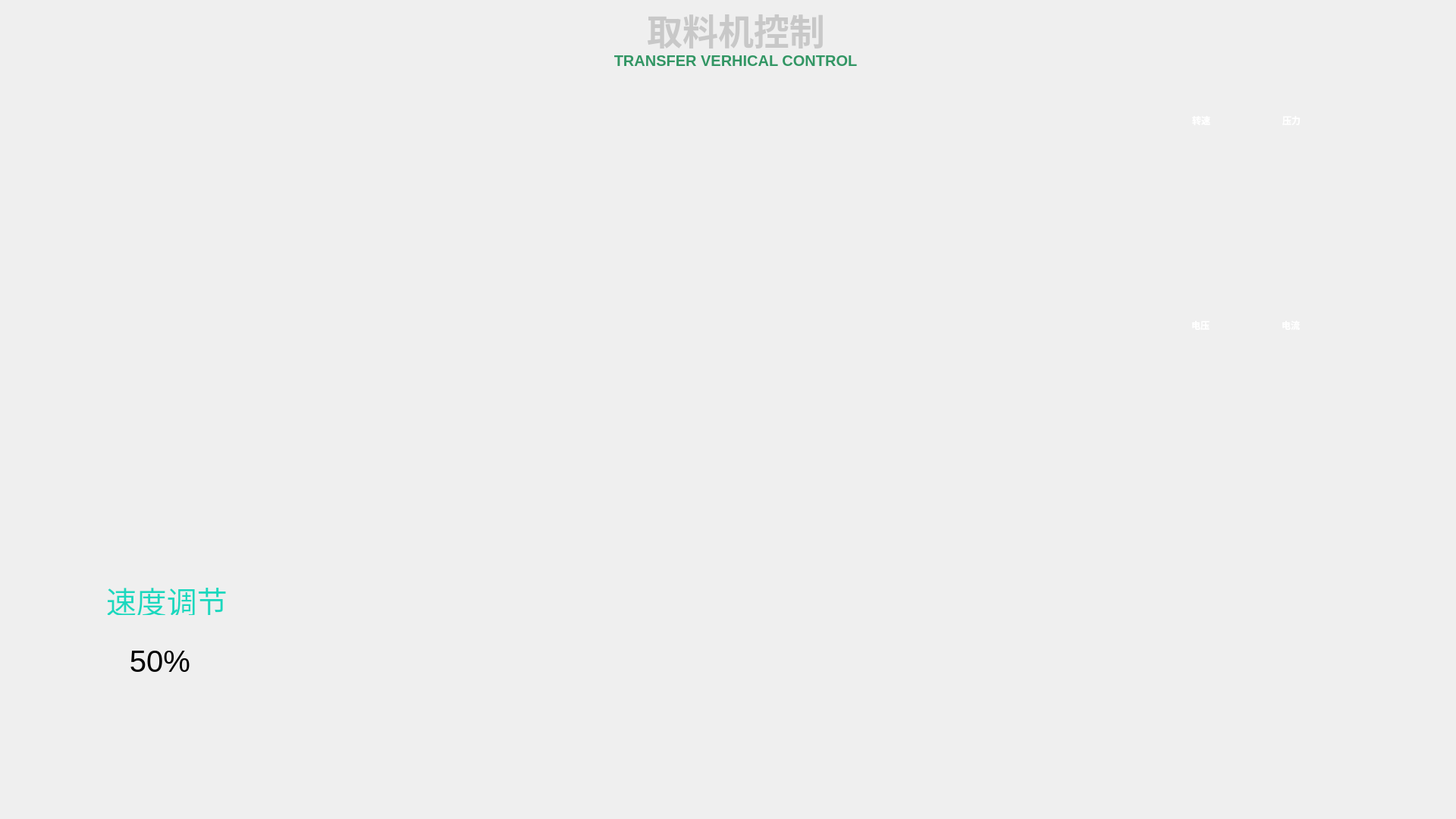
<?xml version="1.0" encoding="UTF-8"?>
<ui version="4.0">
 <class>Yhcc</class>
 <widget class="QDialog" name="Yhcc">
  <property name="geometry">
   <rect>
    <x>0</x>
    <y>0</y>
    <width>1920</width>
    <height>1080</height>
   </rect>
  </property>
  <property name="windowTitle">
   <string>Dialog</string>
  </property>
  <property name="styleSheet">
   <string notr="true">background-image: url(:/pic/翻抛系统背景_2.jpg);</string>
  </property>
  <property name="sizeGripEnabled">
   <bool>false</bool>
  </property>
  <widget class="QPushButton" name="yhcExitButton">
   <property name="geometry">
    <rect>
     <x>1732</x>
     <y>20</y>
     <width>130</width>
     <height>62</height>
    </rect>
   </property>
   <property name="text">
    <string/>
   </property>
   <property name="flat">
    <bool>true</bool>
   </property>
  </widget>
  <widget class="yhcDial" name="widget" native="true">
   <property name="geometry">
    <rect>
     <x>391</x>
     <y>746</y>
     <width>230</width>
     <height>230</height>
    </rect>
   </property>
   <property name="autoFillBackground">
    <bool>false</bool>
   </property>
   <property name="styleSheet">
    <string notr="true">background: transparent; </string>
   </property>
  </widget>
  <widget class="QPushButton" name="speedDownButton">
   <property name="geometry">
    <rect>
     <x>80</x>
     <y>841</y>
     <width>70</width>
     <height>62</height>
    </rect>
   </property>
   <property name="text">
    <string/>
   </property>
   <property name="flat">
    <bool>true</bool>
   </property>
  </widget>
  <widget class="QLabel" name="speedLabel">
   <property name="geometry">
    <rect>
     <x>149</x>
     <y>841</y>
     <width>124</width>
     <height>62</height>
    </rect>
   </property>
   <property name="font">
    <font>
     <pointsize>30</pointsize>
    </font>
   </property>
   <property name="styleSheet">
    <string notr="true"/>
   </property>
   <property name="text">
    <string>50%</string>
   </property>
   <property name="alignment">
    <set>Qt::AlignCenter</set>
   </property>
  </widget>
  <widget class="QPushButton" name="speedUpButton">
   <property name="geometry">
    <rect>
     <x>272</x>
     <y>840</y>
     <width>70</width>
     <height>64</height>
    </rect>
   </property>
   <property name="text">
    <string/>
   </property>
   <property name="flat">
    <bool>true</bool>
   </property>
  </widget>
  <widget class="QLabel" name="label">
   <property name="geometry">
    <rect>
     <x>140</x>
     <y>771</y>
     <width>161</width>
     <height>40</height>
    </rect>
   </property>
   <property name="font">
    <font>
     <pointsize>30</pointsize>
    </font>
   </property>
   <property name="styleSheet">
    <string notr="true">color: rgb(26, 216, 191);</string>
   </property>
   <property name="text">
    <string>速度调节</string>
   </property>
  </widget>
  <widget class="yhcWatchs" name="yhcWatchsWidget" native="true">
   <property name="geometry">
    <rect>
     <x>684</x>
     <y>140</y>
     <width>702</width>
     <height>538</height>
    </rect>
   </property>
   <property name="styleSheet">
    <string notr="true">background: transparent; </string>
   </property>
  </widget>
  <widget class="ZsylChart" name="ylzsChartWidget" native="true">
   <property name="geometry">
    <rect>
     <x>1420</x>
     <y>190</y>
     <width>440</width>
     <height>200</height>
    </rect>
   </property>
   <property name="styleSheet">
    <string notr="true">background: transparent; </string>
   </property>
  </widget>
  <widget class="ZsylChart" name="dydlChartWidget" native="true">
   <property name="geometry">
    <rect>
     <x>1420</x>
     <y>460</y>
     <width>440</width>
     <height>190</height>
    </rect>
   </property>
   <property name="styleSheet">
    <string notr="true">background: transparent; </string>
   </property>
  </widget>
  <widget class="QLabel" name="label_3">
   <property name="geometry">
    <rect>
     <x>1541</x>
     <y>424</y>
     <width>21</width>
     <height>11</height>
    </rect>
   </property>
   <property name="styleSheet">
    <string notr="true">background-image: url(:/pic/形状5.png);</string>
   </property>
   <property name="text">
    <string/>
   </property>
  </widget>
  <widget class="QLabel" name="label_4">
   <property name="geometry">
    <rect>
     <x>1661</x>
     <y>424</y>
     <width>21</width>
     <height>11</height>
    </rect>
   </property>
   <property name="styleSheet">
    <string notr="true">background-image: url(:/pic/形状-4.png);</string>
   </property>
   <property name="text">
    <string/>
   </property>
  </widget>
  <widget class="QLabel" name="label_5">
   <property name="geometry">
    <rect>
     <x>1571</x>
     <y>420</y>
     <width>31</width>
     <height>17</height>
    </rect>
   </property>
   <property name="font">
    <font>
     <weight>75</weight>
     <bold>true</bold>
    </font>
   </property>
   <property name="styleSheet">
    <string notr="true">color: rgb(255, 255, 255);</string>
   </property>
   <property name="text">
    <string>电压</string>
   </property>
  </widget>
  <widget class="QLabel" name="label_6">
   <property name="geometry">
    <rect>
     <x>1690</x>
     <y>420</y>
     <width>31</width>
     <height>17</height>
    </rect>
   </property>
   <property name="font">
    <font>
     <weight>75</weight>
     <bold>true</bold>
    </font>
   </property>
   <property name="styleSheet">
    <string notr="true">color: rgb(255, 255, 255);</string>
   </property>
   <property name="text">
    <string>电流</string>
   </property>
  </widget>
  <widget class="QLabel" name="label_7">
   <property name="geometry">
    <rect>
     <x>1542</x>
     <y>154</y>
     <width>21</width>
     <height>11</height>
    </rect>
   </property>
   <property name="styleSheet">
    <string notr="true">background-image: url(:/pic/形状-1-拷贝.png);</string>
   </property>
   <property name="text">
    <string/>
   </property>
  </widget>
  <widget class="QLabel" name="label_8">
   <property name="geometry">
    <rect>
     <x>1662</x>
     <y>154</y>
     <width>21</width>
     <height>11</height>
    </rect>
   </property>
   <property name="styleSheet">
    <string notr="true">background-image: url(:/pic/形状-1-拷贝-2.png);</string>
   </property>
   <property name="text">
    <string/>
   </property>
  </widget>
  <widget class="QLabel" name="label_9">
   <property name="geometry">
    <rect>
     <x>1691</x>
     <y>150</y>
     <width>31</width>
     <height>17</height>
    </rect>
   </property>
   <property name="font">
    <font>
     <weight>75</weight>
     <bold>true</bold>
    </font>
   </property>
   <property name="styleSheet">
    <string notr="true">color: rgb(255, 255, 255);</string>
   </property>
   <property name="text">
    <string>压力</string>
   </property>
  </widget>
  <widget class="QLabel" name="label_10">
   <property name="geometry">
    <rect>
     <x>1572</x>
     <y>150</y>
     <width>31</width>
     <height>17</height>
    </rect>
   </property>
   <property name="font">
    <font>
     <weight>75</weight>
     <bold>true</bold>
    </font>
   </property>
   <property name="styleSheet">
    <string notr="true">color: rgb(255, 255, 255);</string>
   </property>
   <property name="text">
    <string>转速</string>
   </property>
  </widget>
  <widget class="QLabel" name="wlanLabel">
   <property name="geometry">
    <rect>
     <x>1570</x>
     <y>40</y>
     <width>32</width>
     <height>29</height>
    </rect>
   </property>
   <property name="styleSheet">
    <string notr="true">background: transparent;
background-position:center;
background-repeat:no-repeat;
background-image: url(:/pic/no_wifi.png);</string>
   </property>
   <property name="text">
    <string/>
   </property>
  </widget>
  <widget class="QLabel" name="titleLabel">
   <property name="geometry">
    <rect>
     <x>830</x>
     <y>13</y>
     <width>281</width>
     <height>51</height>
    </rect>
   </property>
   <property name="font">
    <font>
     <family>Ubuntu</family>
     <pointsize>35</pointsize>
     <weight>75</weight>
     <bold>true</bold>
     <strikeout>false</strikeout>
    </font>
   </property>
   <property name="styleSheet">
    <string notr="true">background: transparent;
color:rgb(200, 200, 200);</string>
   </property>
   <property name="frameShape">
    <enum>QFrame::NoFrame</enum>
   </property>
   <property name="text">
    <string>取料机控制</string>
   </property>
   <property name="textFormat">
    <enum>Qt::PlainText</enum>
   </property>
   <property name="scaledContents">
    <bool>false</bool>
   </property>
   <property name="alignment">
    <set>Qt::AlignCenter</set>
   </property>
   <property name="wordWrap">
    <bool>false</bool>
   </property>
   <property name="indent">
    <number>10</number>
   </property>
  </widget>
  <widget class="QLabel" name="label_11">
   <property name="geometry">
    <rect>
     <x>810</x>
     <y>70</y>
     <width>320</width>
     <height>20</height>
    </rect>
   </property>
   <property name="font">
    <font>
     <pointsize>15</pointsize>
     <weight>75</weight>
     <bold>true</bold>
    </font>
   </property>
   <property name="styleSheet">
    <string notr="true">background:transparent;
color: rgb(50, 150, 100);</string>
   </property>
   <property name="text">
    <string>TRANSFER VERHICAL CONTROL</string>
   </property>
   <property name="alignment">
    <set>Qt::AlignCenter</set>
   </property>
  </widget>
  <widget class="QPushButton" name="alertButton">
   <property name="geometry">
    <rect>
     <x>1533</x>
     <y>766</y>
     <width>238</width>
     <height>61</height>
    </rect>
   </property>
   <property name="styleSheet">
    <string notr="true">background: transparent;
background-image: url(:/pic/报警信息-拷贝.png);</string>
   </property>
   <property name="text">
    <string/>
   </property>
   <property name="flat">
    <bool>true</bool>
   </property>
  </widget>
  <widget class="QPushButton" name="historyButton">
   <property name="geometry">
    <rect>
     <x>1533</x>
     <y>855</y>
     <width>238</width>
     <height>61</height>
    </rect>
   </property>
   <property name="styleSheet">
    <string notr="true">background: transparent;
background-image: url(:/pic/历史记录-拷贝.png);</string>
   </property>
   <property name="text">
    <string/>
   </property>
   <property name="flat">
    <bool>true</bool>
   </property>
  </widget>
  <widget class="QPushButton" name="assistButton">
   <property name="geometry">
    <rect>
     <x>1533</x>
     <y>942</y>
     <width>238</width>
     <height>61</height>
    </rect>
   </property>
   <property name="styleSheet">
    <string notr="true">background: transparent;
background-image: url(:/pic/辅助设备-拷贝.png);</string>
   </property>
   <property name="text">
    <string/>
   </property>
   <property name="flat">
    <bool>true</bool>
   </property>
  </widget>
  <widget class="QLabel" name="test_label">
   <property name="geometry">
    <rect>
     <x>60</x>
     <y>0</y>
     <width>200</width>
     <height>62</height>
    </rect>
   </property>
   <property name="font">
    <font>
     <pointsize>20</pointsize>
     <weight>75</weight>
     <bold>true</bold>
    </font>
   </property>
   <property name="styleSheet">
    <string notr="true">border-image: url(:/pic/hq_logo.png);
background: transparent;</string>
   </property>
   <property name="text">
    <string/>
   </property>
   <property name="alignment">
    <set>Qt::AlignCenter</set>
   </property>
  </widget>
  <widget class="ControlHistory" name="hisWidget" native="true">
   <property name="geometry">
    <rect>
     <x>690</x>
     <y>720</y>
     <width>690</width>
     <height>320</height>
    </rect>
   </property>
   <property name="styleSheet">
    <string notr="true">background: transparent;</string>
   </property>
  </widget>
  <widget class="QLabel" name="ethLabel">
   <property name="geometry">
    <rect>
     <x>1520</x>
     <y>40</y>
     <width>32</width>
     <height>29</height>
    </rect>
   </property>
   <property name="styleSheet">
    <string notr="true">background: transparent;
background-position:center;
background-repeat:no-repeat;
background-image: url(:/pic/no_signal.png);</string>
   </property>
   <property name="text">
    <string/>
   </property>
  </widget>
  <widget class="QLabel" name="fgLabel">
   <property name="geometry">
    <rect>
     <x>1619</x>
     <y>38</y>
     <width>32</width>
     <height>29</height>
    </rect>
   </property>
   <property name="styleSheet">
    <string notr="true">background: transparent;
background-position:center;
background-repeat:no-repeat;
background-image: url(:/pic/no_cellphone_signal.png);</string>
   </property>
   <property name="text">
    <string/>
   </property>
  </widget>
 </widget>
 <customwidgets>
  <customwidget>
   <class>ZsylChart</class>
   <extends>QWidget</extends>
   <header>zsylchart.h</header>
   <container>1</container>
  </customwidget>
  <customwidget>
   <class>yhcDial</class>
   <extends>QWidget</extends>
   <header>yhcdial.h</header>
   <container>1</container>
  </customwidget>
  <customwidget>
   <class>ControlHistory</class>
   <extends>QWidget</extends>
   <header>controlhistory.h</header>
   <container>1</container>
  </customwidget>
  <customwidget>
   <class>yhcWatchs</class>
   <extends>QWidget</extends>
   <header>yhcwatchs.h</header>
   <container>1</container>
  </customwidget>
 </customwidgets>
 <resources/>
 <connections/>
</ui>
